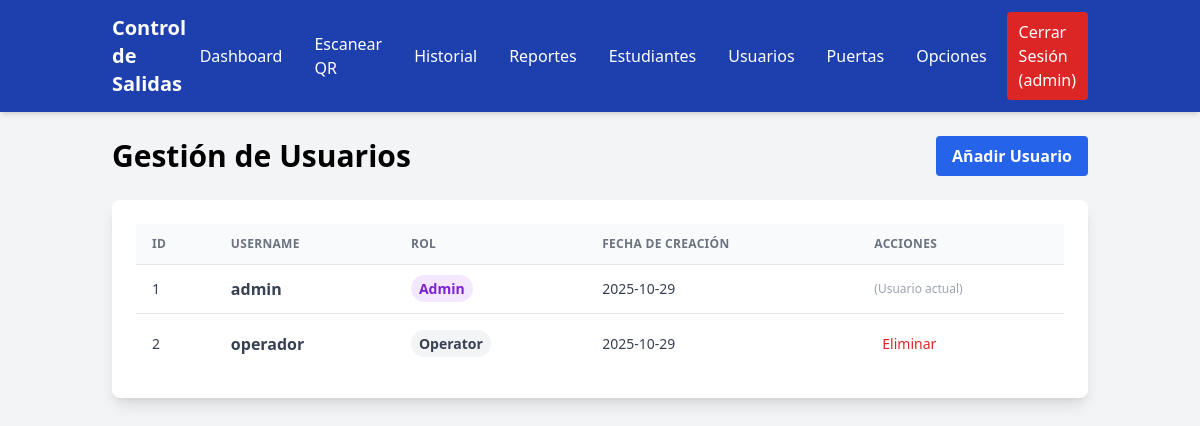
The app's page /users (signed in) with its own data.
### app/models.py (models this page shows, shortened)
class User(UserMixin, db.Model):
    __tablename__ = 'users'
    id = db.Column(db.Integer, primary_key=True)
    username = db.Column(db.String(80), unique=True, nullable=False)
    password_hash = db.Column(db.String(256), nullable=False)
    role = db.Column(db.Enum(Role), default=Role.OPERATOR, nullable=False)
    created_at = db.Column(db.DateTime, default=datetime.utcnow)

### app/routes.py (the view)
@bp.route('/users')
@login_required
@admin_required
def list_users():
    users = User.query.all()
    return render_template('users/users.html', users=users)

### app/templates/users/users.html (shortened to what this page needs)
{% extends "base.html" %}
{% block content %}
<div class="flex justify-between items-center mb-6">
    <h1 class="text-3xl font-bold">Gestión de Usuarios</h1>
    <a href="{{ url_for('routes.register') }}" class="bg-blue-600 hover:bg-blue-700 text-white font-bold py-2 px-4 rounded">Añadir Usuario</a>
</div>
<div class="bg-white p-6 rounded-lg shadow-lg overflow-x-auto">
    <table class="w-full whitespace-no-wrap">
        <thead>
            <tr class="text-xs font-semibold tracking-wide text-left text-gray-500 uppercase border-b bg-gray-50">
                <th class="px-4 py-3">ID</th>
                <th class="px-4 py-3">Username</th>
                <th class="px-4 py-3">Rol</th>
                <th class="px-4 py-3">Fecha de Creación</th>
                <th class="px-4 py-3">Acciones</th>
            </tr>
        </thead>
        <tbody class="bg-white divide-y">
            {% for user in users %}
            <tr class="text-gray-700">
                <td class="px-4 py-3 text-sm">{{ user.id }}</td>
                <td class="px-4 py-3 font-semibold">{{ user.username }}</td>
                <td class="px-4 py-3 text-sm">
                    <span class="px-2 py-1 font-semibold leading-tight rounded-full
                        {% if user.role.value == 'admin' %} text-purple-700 bg-purple-100 {% else %} text-gray-700 bg-gray-100 {% endif %}">
                        {{ user.role.value|capitalize }}
                    </span>
                </td>
                <td class="px-4 py-3 text-sm">{{ (user.created_at | localtime).strftime('%Y-%m-%d') }}</td>
                <td class="px-4 py-3">
                    <div class="flex items-center space-x-4 text-sm">
                        {% if user.id != current_user.id %}
                        <form action="{{ url_for('routes.delete_user', id=user.id) }}" method="post" onsubmit="return confirm('¿Estás seguro de que deseas eliminar a este usuario?');">
                            <button type="submit" class="flex items-center justify-between px-2 py-2 text-sm font-medium leading-5 text-red-600 rounded-lg hover:text-red-800 focus:outline-none" aria-label="Delete">
                                Eliminar
                            </button>
                        </form>
                        {% else %}
                        <span class="text-xs text-gray-400">(Usuario actual)</span>
                        {% endif %}
                    </div>
                </td>
            </tr>
            {% endfor %}
        </tbody>
    </table>
</div>
{% endblock %}

### app/templates/base.html (shortened to what this page needs)
<!DOCTYPE html>
<html lang="es">
<head>
    <script src="https://cdn.tailwindcss.com"></script>
</head>
<body class="bg-gray-100 font-sans">
    <nav x-data="{ open: false }" class="bg-blue-800 text-white shadow-md">
    <div class="container mx-auto px-6 py-3">
        <div class="flex justify-between items-center">
            <a href="{{ url_for('routes.dashboard') }}" class="text-xl font-bold">Control de Salidas</a>
<div class="hidden md:flex items-center space-x-2">
    {% if current_user.is_authenticated %}
        <a href="{{ url_for('routes.dashboard') }}" class="px-3 py-2 rounded hover:bg-blue-700">Dashboard</a>
        <a href="{{ url_for('routes.scan') }}" class="px-3 py-2 rounded hover:bg-blue-700">Escanear QR</a>
        <a href="{{ url_for('routes.list_exits') }}" class="px-3 py-2 rounded hover:bg-blue-700">Historial</a>
        <a href="{{ url_for('routes.daily_report') }}" class="px-3 py-2 rounded hover:bg-blue-700">Reportes</a>
        {% if current_user.role.value == 'admin' %}
            <a href="{{ url_for('routes.list_students') }}" class="px-3 py-2 rounded hover:bg-blue-700">Estudiantes</a>
            <a href="{{ url_for('routes.list_users') }}" class="px-3 py-2 rounded hover:bg-blue-700">Usuarios</a>
            <a href="{{ url_for('routes.list_doors') }}" class="px-3 py-2 rounded hover:bg-blue-700">Puertas</a>
            <a href="{{ url_for('routes.app_settings') }}" class="px-3 py-2 rounded hover:bg-blue-700">Opciones</a>
        {% endif %}
        <a href="{{ url_for('routes.logout') }}" class="px-3 py-2 rounded bg-red-600 hover:bg-red-700">Cerrar Sesión ({{ current_user.username }})</a>
    {% else %}
        <a href="{{ url_for('routes.login') }}" class="px-3 py-2 rounded hover:bg-blue-700">Iniciar Sesión</a>
    {% endif %}
</div>
        </div>
    </div>
    </nav>
    <main class="container mx-auto mt-6 px-6">
        {% block content %}{% endblock %}
    </main>
</body>
</html>

### records on screen
User: username "admin", id "1", role.value "Admin", created_at "2025-10-29", shows "(Usuario actual)"
User: id "2", username "operador", role.value "Operator", created_at "2025-10-29"
